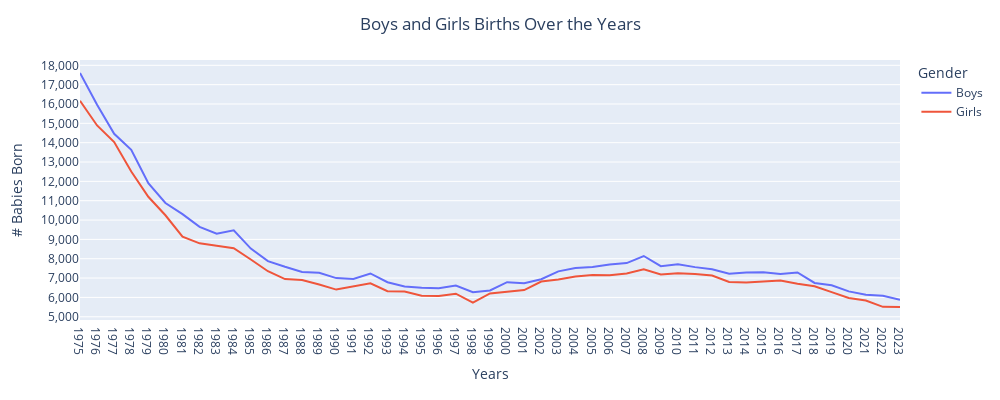

This figure's notebook cell:
### Markdown cell above
## 2 - Second I'll present this data into more detail, just out of curiosity: boys vs girls 
(This will depend how many slides I already have in the presentation, I don't think this will be very important)

### Code cell
# Without the total variable
# Create the traces of the plots
fig = px.line(babies, 
              x = "Year", 
              y=["Boys", "Girls"],
             ) 


# Update the layout of the plot with a title
fig.update_layout(title_text='Boys and Girls Births Over the Years',
                  title_x=0.5,  # Centers the title
                 xaxis_title='Years',
                 yaxis_title='# Babies Born',
                 legend_title='Gender',
                 width=1000,  # Set the width of the plot (increase for wider)
                 height=400   # Set the height of the plot (increase for taller)
                 )

# Ensure every year is displayed on the x-axis
fig.update_xaxes(
    dtick=1,  # Forces tick marks to appear every 1 year
    tickmode="linear",
    showgrid=False)

# Make the y-axis more detailed
fig.update_yaxes(
    dtick=1000, # Adjusts tick marks to show every 1,000 births
    tickformat=",",  # Adds comma formatting to large numbers
    showgrid=True  # Optional: shows grid lines for better readability
)

# Show the plot
fig.show()

### Figure 1 — Plotly figure (JSON) as saved in the notebook; plotly's stock layout.template omitted (floating-point values rounded to 4 significant figures)
{"data": [{"hovertemplate": "variable=Boys<br>Year=%{x}<br>value=%{y}<extra></extra>", "legendgroup": "Boys", "line": {"color": "#636efa", "dash": "solid"}, "marker": {"symbol": "circle"}, "mode": "lines", "name": "Boys", "orientation": "v", "showlegend": true, "type": "scatter", "x": [2023, 2022, 2021, 2020, 2019, 2018, 2017, 2016, 2015, 2014, 2013, 2012, 2011, 2010, 2009, 2008, 2007, 2006, 2005, 2004, 2003, 2002, 2001, 2000, 1999, 1998, 1997, 1996, 1995, 1994, 1993, 1992, 1991, 1990, 1989, 1988, 1987, 1986, 1985, 1984, 1983, 1982, 1981, 1980, 1979, 1978, 1977, 1976, 1975], "xaxis": "x", "y": [5874, 6090, 6135, 6312, 6626, 6749, 7292, 7216, 7302, 7294, 7219, 7456, 7566, 7718, 7615, 8141, 7776, 7703, 7573, 7519, 7347, 6941, 6734, 6785, 6356, 6273, 6614, 6479, 6503, 6563, 6785, 7238, 6956, 6998, 7272, 7316, 7582, 7875, 8524, 9474, 9294, 9646, 10306, 10882, 11901, 13632, 14459, 15962, 17603], "yaxis": "y"}, {"hovertemplate": "variable=Girls<br>Year=%{x}<br>value=%{y}<extra></extra>", "legendgroup": "Girls", "line": {"color": "#EF553B", "dash": "solid"}, "marker": {"symbol": "circle"}, "mode": "lines", "name": "Girls", "orientation": "v", "showlegend": true, "type": "scatter", "x": [2023, 2022, 2021, 2020, 2019, 2018, 2017, 2016, 2015, 2014, 2013, 2012, 2011, 2010, 2009, 2008, 2007, 2006, 2005, 2004, 2003, 2002, 2001, 2000, 1999, 1998, 1997, 1996, 1995, 1994, 1993, 1992, 1991, 1990, 1989, 1988, 1987, 1986, 1985, 1984, 1983, 1982, 1981, 1980, 1979, 1978, 1977, 1976, 1975], "xaxis": "x", "y": [5504, 5511, 5840, 5967, 6273, 6579, 6703, 6871, 6818, 6771, 6799, 7128, 7209, 7249, 7184, 7457, 7240, 7147, 7160, 7077, 6929, 6818, 6379, 6283, 6203, 5731, 6194, 6077, 6081, 6310, 6324, 6732, 6570, 6404, 6667, 6898, 6948, 7354, 7958, 8540, 8671, 8796, 9137, 10247, 11203, 12510, 14031, 14891, 16170], "yaxis": "y"}], "layout": {"height": 400, "legend": {"title": {"text": "Gender"}, "tracegroupgap": 0}, "margin": {"t": 60}, "title": {"text": "Boys and Girls Births Over the Years", "x": 0.5}, "width": 1000, "xaxis": {"anchor": "y", "autorange": true, "domain": [0, 1], "dtick": 1, "range": [1975, 2023], "showgrid": false, "tickmode": "linear", "title": {"text": "Years"}, "type": "linear"}, "yaxis": {"anchor": "x", "autorange": true, "domain": [0, 1], "dtick": 1000, "range": [4832.0, 18280.0], "showgrid": true, "tickformat": ",", "title": {"text": "# Babies Born"}, "type": "linear"}}}
